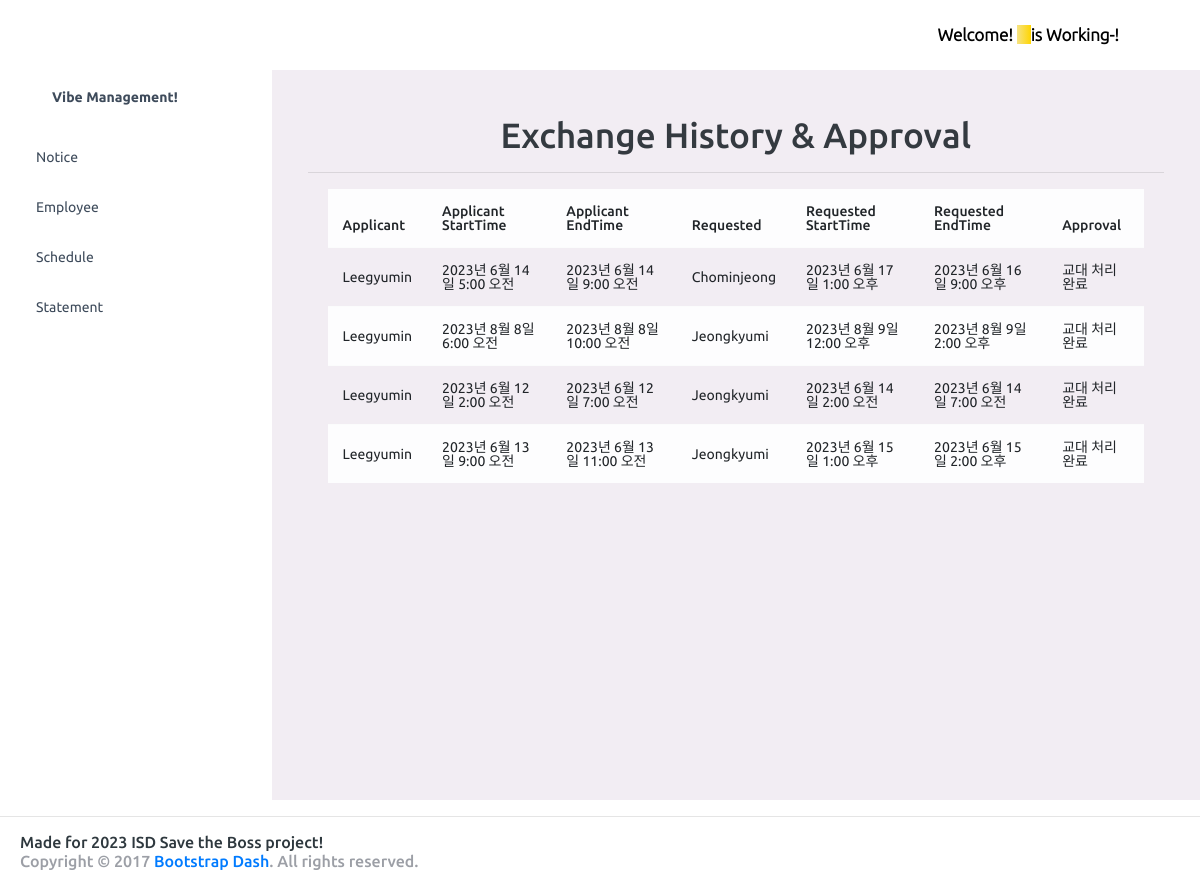
Before: /mgmt/schedule_exchange_confirm with the older database file.
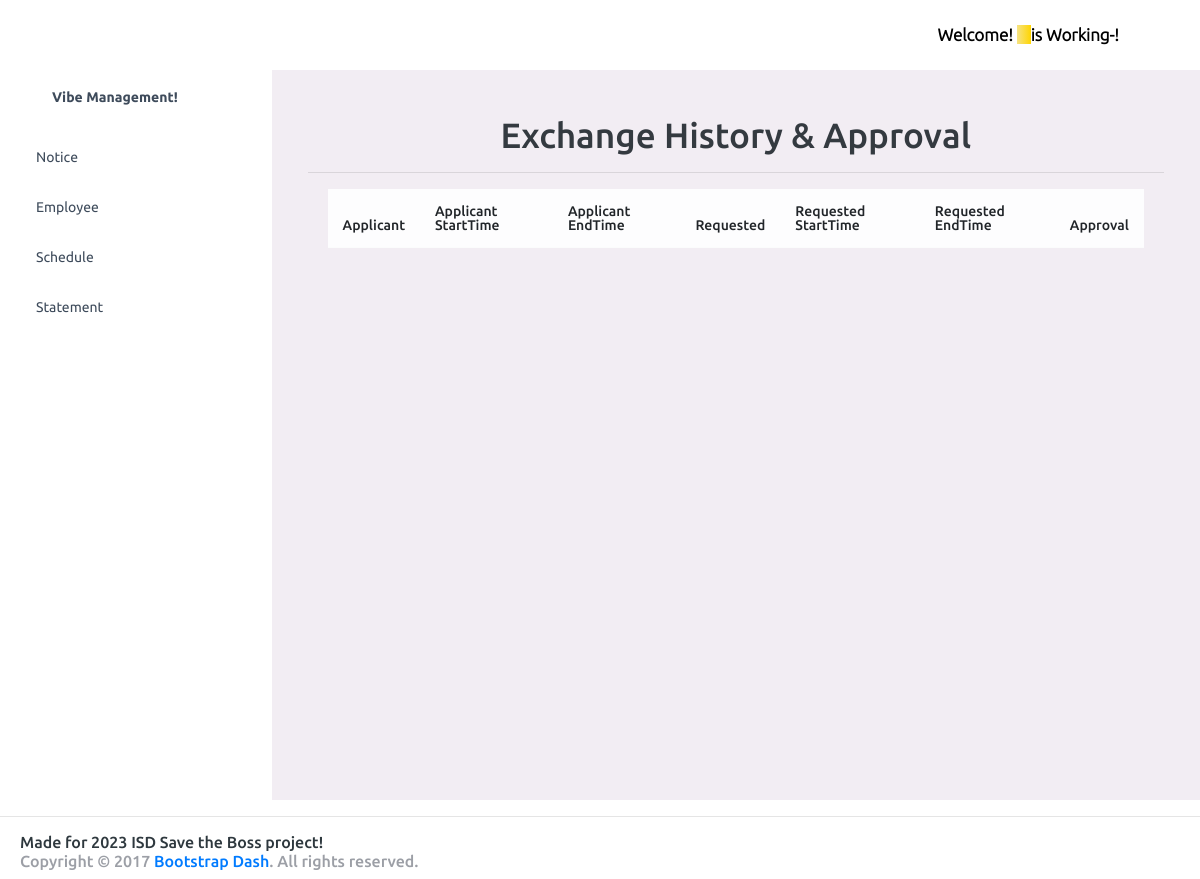
After: the same page with the newer database file.
### management/models.py (models this page shows, shortened)
class Schedule_exchange(models.Model):
    employee1 = models.ForeignKey(Employee, related_name="exchange_employee1", on_delete=models.CASCADE, db_column="emp_id1")
    employee2 = models.ForeignKey(Employee, related_name="exchange_employee2", on_delete=models.CASCADE, db_column="emp_id2")
    start1 = models.DateTimeField(null=True)
    start2 = models.DateTimeField()
    end1 = models.DateTimeField(null=True)
    end2 = models.DateTimeField()
    approval = models.BooleanField(default=False)

class Employee(models.Model):
    emp_id = models.AutoField(primary_key=True)
    emp_name = models.CharField(max_length=20)
    emp_birth = models.DateField()
    emp_gender = models.CharField(max_length=1)
    emp_address = models.CharField(max_length=45)
    emp_phone = models.CharField(max_length=45)
    emp_account = models.CharField(max_length=45)
    emp_email = models.EmailField()  # email
    emp_plus = models.IntegerField(default=0)

### management/views.py (the view)
# urls.py: path('schedule_exchange_confirm', views.schedule_exchange_confirm, name='schedule_exchange_boss'),
def schedule_exchange_confirm(request):
    exchanges = Schedule_exchange.objects.filter(approval=True)
    return render(request, 'management/schedule_exchange_boss.html', {'exchanges': exchanges})

### templates/management/schedule_exchange_boss.html
{% extends "index/base.html" %}
{% block content %}
<body>
<h1><center>Exchange History & Approval </center></h1><hr>
<div class="container">
<table class="table table-striped table-light">
        <thead>
          <tr>
             <th>Applicant</th>
             <th>Applicant StartTime</th>
             <th>Applicant EndTime</th>
             <th>Requested</th>
             <th>Requested StartTime</th>
             <th>Requested EndTime</th>
             <th>Approval</th>
          </tr>
        </thead>
          <tr>
          {% for e in exchanges %}
            <td> {{ e.employee1.emp_name }} </td>
            <td> {{ e.start1 }}</td>
            <td> {{ e.end1 }}</td>
            <td> {{ e.employee2.emp_name }} </td>
            <td> {{ e.start2 }}</td>
            <td> {{ e.end2 }}</td>
            <td> {% if e.approval %}
                    교대 처리 완료
                {% else %}
                    {{ e.approval }}
                {% endif %} </td>
              </tr>
          {%endfor%}
        </table>
</div>
<link rel="stylesheet" href="/static/css/style.css">
</body>
{% endblock %}

### templates/index/base.html (shortened to what this page needs)
{% load socialaccount %}
{% load static %}
<html>
<head>
    <link rel="stylesheet" href="/static/vendors/css/vendor.bundle.base.css">
    <link rel="stylesheet" href="/static/css/style.css">
</head>
<body>
<div class="container-scroller">
    <nav class="navbar default-layout-navbar col-lg-12 col-12 p-0 fixed-top d-flex flex-row">
        <div class="text-center navbar-brand-wrapper d-flex align-items-center justify-content-center">
        </div>
        <div class="navbar-menu-wrapper d-flex align-items-stretch">
            <ul class="navbar-nav navbar-nav-right ">
                <li class="nav-item nav-profile ">
                    <div class="nav-profile-text" style="font-size: 17px; font-weight: bold; padding-right: 2rem;">
                        <span class="mb-5 text-black"> Welcome! <span
                                class="bg-gradient-warning" style="padding-right: 7px;padding-left: 7px;"> {{ user.first_name }}</span> is Working-! </span>
                    </div>
                </li>
                <li class="nav-item nav-settings d-none d-lg-block">
                </li>
            </ul>
        </div>
    </nav>
    <div class="container-fluid page-body-wrapper ">
        <nav class="sidebar sidebar-offcanvas" style="width: 275px !important;"  id="sidebar">
            <ul class="nav position-fixed" style="width: 265px !important;" >
                <li class="nav-item nav-profile"  style="padding-right: 0px !important;">
                    <a href="#" class="nav-link">
                        <div class="nav-profile-text d-flex flex-column">
                            <span class="font-weight-bold mb-2"> Vibe Management! </span>
                        </div>
                    </a>
                </li>
                <li class="nav-item">
                    <a class="nav-link" href="{% url 'notice_list' %}">
                        <span class="menu-title">Notice</span>
                    </a>
                </li>
                <li class="nav-item">
                    {% if user.username != 'boss' %}
                        <a class="nav-link" href="{% url 'profile' %}">
                            <span class="menu-title">Employee</span>
                        </a>
                    {% endif %}
                </li>
                <li class="nav-item" style="width: 257px !important; padding-right: 16px !important;">
                    <a class="nav-link" data-toggle="collapse" href="#general-pages" aria-expanded="false"
                       aria-controls="general-pages">
                        <span class="menu-title"> Schedule </span>
                    </a>
                </li>
                <li class="nav-item" style="width: 257px !important; padding-right: 16px !important;">
                    <a class="nav-link" data-toggle="collapse" href="#general-pages2" aria-expanded="false"
                       aria-controls="general-pages">
                        <span class="menu-title"> Statement </span>
                    </a>
                </li>
            </ul>
        </nav>
        <div class="main-panel">
            <div class="content-wrapper">
                {% block content %}
                {% endblock %}
            </div>
        </div>
    </div>
</div>
<hr>
{% block footer %}
    {% include 'index/info.html' %}
{% endblock %}
</body>
</html>

### templates/index/info.html
<h5 style="color: #2e383e; margin-left: 20px"> Made for 2023 ISD Save the Boss project! <br/>
    <span class="text-muted text-center text-sm-left d-block d-sm-inline-block">Copyright © 2017 <a
            href="https://www.bootstrapdash.com/" target="_blank">Bootstrap Dash</a>. All rights reserved.</span>
</h5>

Changed rows visible on the page:
removed Schedule_exchange: employee1.emp_name "Leegyumin", start1 "2023년 6월 14일 5:00 오전", end1 "2023년 6월 14일 9:00 오전", employee2.emp_name "Chominjeong", start2 "2023년 6월 17일 1:00 오후", end2 "2023년 6월 16일 9:00 오후", approval "교대 처리 완료"
removed Schedule_exchange: employee1.emp_name "Leegyumin", start1 "2023년 8월 8일 6:00 오전", end1 "2023년 8월 8일 10:00 오전", employee2.emp_name "Jeongkyumi", start2 "2023년 8월 9일 12:00 오후", end2 "2023년 8월 9일 2:00 오후", approval "교대 처리 완료"
removed Schedule_exchange: employee1.emp_name "Leegyumin", start1 "2023년 6월 12일 2:00 오전", end1 "2023년 6월 12일 7:00 오전", employee2.emp_name "Jeongkyumi", start2 "2023년 6월 14일 2:00 오전", end2 "2023년 6월 14일 7:00 오전", approval "교대 처리 완료"
removed Schedule_exchange: employee1.emp_name "Leegyumin", start1 "2023년 6월 13일 9:00 오전", end1 "2023년 6월 13일 11:00 오전", employee2.emp_name "Jeongkyumi", start2 "2023년 6월 15일 1:00 오후", end2 "2023년 6월 15일 2:00 오후", approval "교대 처리 완료"
